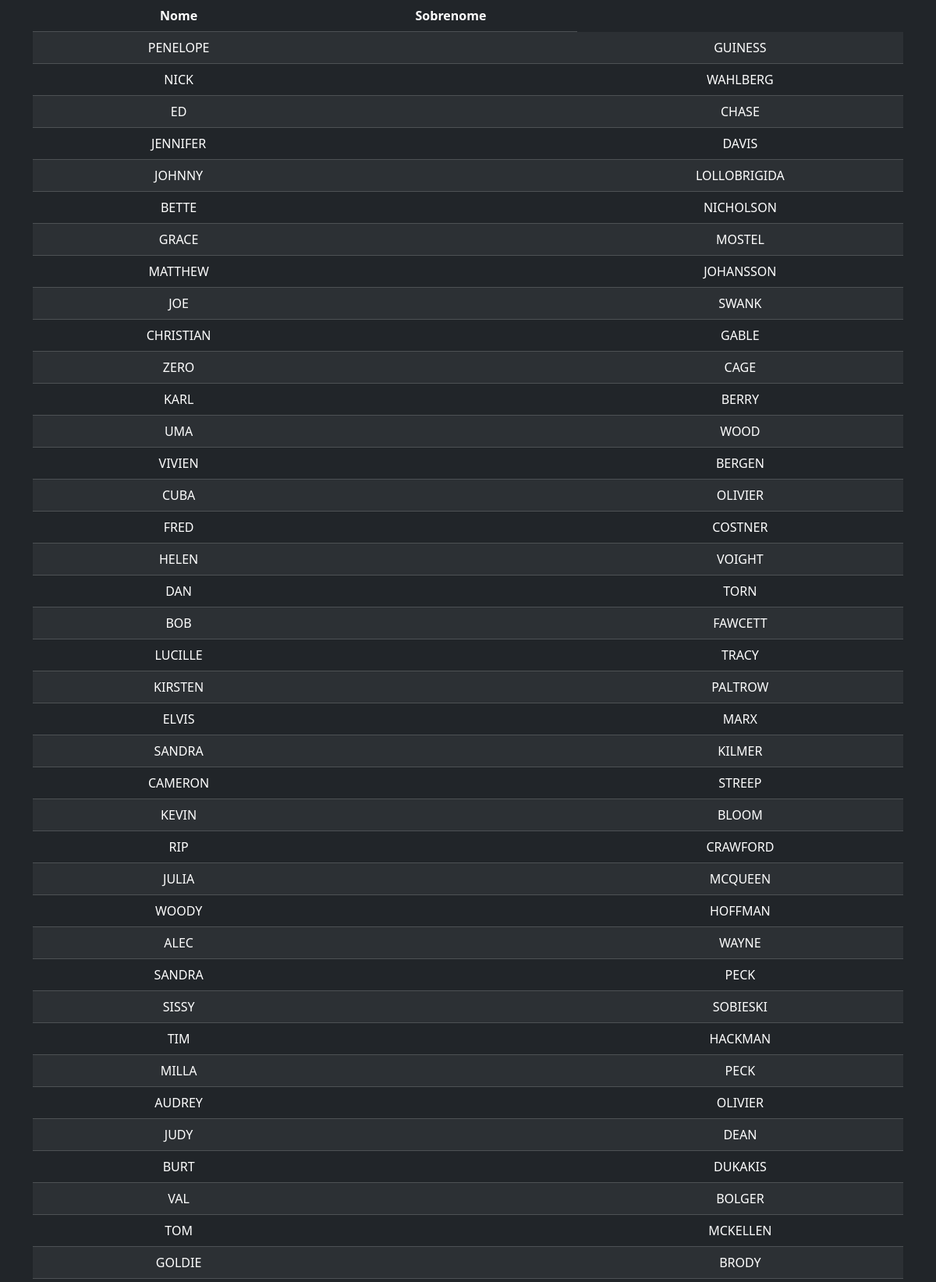
The page / (upper part) on the database its author committed.
### tables this page shows
CREATE TABLE `actor` (
  `actor_id` int(10) unsigned NOT NULL AUTO_INCREMENT,
  `first_name` varchar(45) NOT NULL,
  `last_name` varchar(45) NOT NULL,
  `last_update` timestamp NOT NULL DEFAULT current_timestamp() ON UPDATE current_timestamp(),
  PRIMARY KEY (`actor_id`),
  KEY `idx_actor_last_name` (`last_name`)
);

### index.php (the view, shortened to what this page needs)
<!DOCTYPE html>
<html lang="en">
<head>
    <link href="https://cdn.jsdelivr.net/npm/bootstrap@5.3.2/dist/css/bootstrap.min.css" rel="stylesheet">
</head>
<body class="bg-dark text-light" >
    <div class="container text-center">
        <?php
        include "consulta.php";
        $query = "SELECT first_name, last_name FROM actor";
        $result = mysqli_query($mysqli,$query);
        echo "
        <table class='table table-dark table-striped'>
        <thead>
        <th>Nome</th>
        <th>Sobrenome</th>
        </thead>
        </tbody>
        ";
        while($row=mysqli_fetch_row($result)){
            print("<tr><td>".$row[0]."<td><td>".$row[1]."</td></tr>");
        }
        echo"
        </tbody>
        </table>
        ";
        ?>
    </div>
</body>
</html>

### rows shown on the page
actor: first_name "PENELOPE", last_name "GUINESS"
actor: first_name "NICK", last_name "WAHLBERG"
actor: first_name "ED", last_name "CHASE"
actor: first_name "JENNIFER", last_name "DAVIS"
actor: first_name "JOHNNY", last_name "LOLLOBRIGIDA"
actor: first_name "BETTE", last_name "NICHOLSON"
actor: first_name "GRACE", last_name "MOSTEL"
actor: first_name "MATTHEW", last_name "JOHANSSON"
actor: first_name "JOE", last_name "SWANK"
actor: first_name "CHRISTIAN", last_name "GABLE"
actor: first_name "ZERO", last_name "CAGE"
actor: first_name "KARL", last_name "BERRY"
actor: first_name "UMA", last_name "WOOD"
actor: first_name "VIVIEN", last_name "BERGEN"
actor: first_name "CUBA", last_name "OLIVIER"
actor: first_name "FRED", last_name "COSTNER"
actor: first_name "HELEN", last_name "VOIGHT"
actor: first_name "DAN", last_name "TORN"
actor: first_name "BOB", last_name "FAWCETT"
actor: first_name "LUCILLE", last_name "TRACY"
actor: first_name "KIRSTEN", last_name "PALTROW"
actor: first_name "ELVIS", last_name "MARX"
actor: first_name "SANDRA", last_name "KILMER"
actor: first_name "CAMERON", last_name "STREEP"
actor: first_name "KEVIN", last_name "BLOOM"
actor: first_name "RIP", last_name "CRAWFORD"
actor: first_name "JULIA", last_name "MCQUEEN"
actor: first_name "WOODY", last_name "HOFFMAN"
actor: first_name "ALEC", last_name "WAYNE"
actor: first_name "SANDRA", last_name "PECK"
actor: first_name "SISSY", last_name "SOBIESKI"
actor: first_name "TIM", last_name "HACKMAN"
actor: first_name "MILLA", last_name "PECK"
actor: first_name "AUDREY", last_name "OLIVIER"
actor: first_name "JUDY", last_name "DEAN"
actor: first_name "BURT", last_name "DUKAKIS"
actor: first_name "VAL", last_name "BOLGER"
actor: first_name "TOM", last_name "MCKELLEN"
actor: first_name "GOLDIE", last_name "BRODY"
